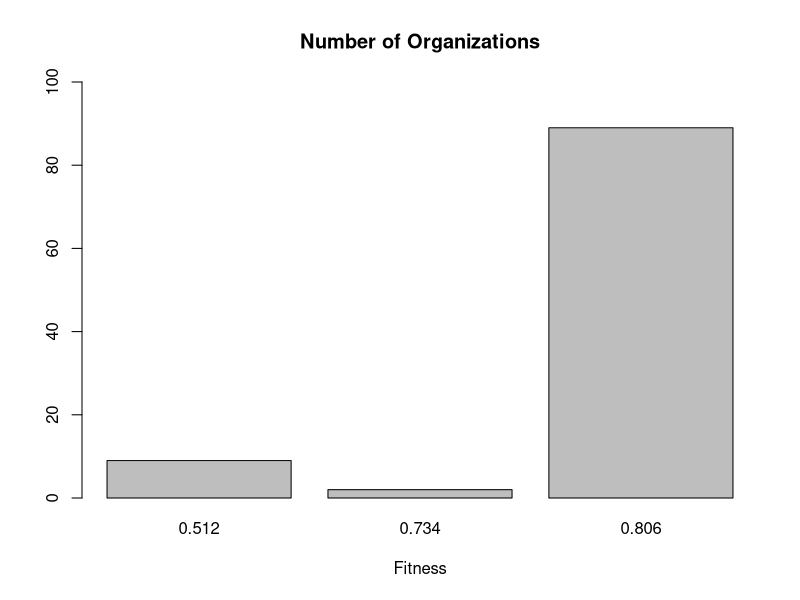

Here is the R script that generated this plot:
#James Paine
#NK Model
#Adaptation on Rugged Landscapes
#Levinthal 1997

#Load library for cominatorics
library(gtools)

#set.seed(123)

#Number of attributes
N = 10

Horizon = 10

#Number of entities to simulate
NumEntity = 100

#Note that each attribute can have a value of 0 or 1

#Degree of interaction between attributues and their neighbors
K_values=c(1)

replications = 1

start_time <- Sys.time()

#Initialize the vector of unique firms
Unique_Firms = matrix(100,nrow = (Horizon+1),ncol = replications)

Unique_Firms_avg = matrix(100,nrow = (Horizon+1),ncol = length(K_values))
colnames(Unique_Firms_avg) = K_values

repeat{

  for (q in 1:length(K_values)) {
  
    K = K_values[q] 
    
    #Number of possible fitness values that could occur for each element given the subsequent element values
    NumFitness = 2^(K+1)
    
    print(paste("K value =",K))
    print("Determining Permuation Values...")
    
    #Generate a permuation table with corresponding fitness values based on K
    FitTable = data.frame(permutations(n=2,r=(K+1),v=c(0,1), repeats.allowed=T))
    FitTable$MatchString = apply(FitTable,1,paste, collapse=" ")
    FitTable$Fitness = runif(NumFitness)
    
    
    FullTable = data.frame(permutations(n=2,r=N,v=c(0,1), repeats.allowed=T))
    FullTable$MatchString = apply(FullTable[,1:N],1,paste, collapse=" ")
    FullTable$Fitness = rep(0,nrow(FullTable))
    
    #Determine the fitness for every possible entity
    
    print("Populating Fitness Lookup Table...")
    
    for (n in 1:nrow(FullTable)) {
      
      EntityString = unname(unlist(FullTable[n,]))
      
      #Calculate the total fitness of the entity
      TotalFitness = 0
      
      #Loop through each attribute
      for (i in 1:N) {
        
        TestString = ""
        
        #Loop over the number of interaction points
        for (k in 0:K) {
          
          #Allow for looping when at the end of the string
          index = max(i+k - N, 0)
          
          if (index>0) {
            index = index
          } else {
            index = i+k
          }
          
          TestString = trimws(paste(TestString,EntityString[index],sep=" "))
        } 
        
        #Lookup the fitness value for this string
        CurrentFitness = FitTable[(FitTable$MatchString == TestString),]$Fitness
        TotalFitness = CurrentFitness+TotalFitness
        
      }
      
      #Write the total Fitness to the Entity Matrix
      FullTable[n,"Fitness"] = TotalFitness/N
      
    }  
    
    
    for (r in 1:replications) {
    
      
      print(paste("Replication =",(r)))
      
      #Initialize the matrix of entities with random attributes
      EntityMatrix = data.frame(matrix(sample(c(0,1), replace=TRUE, size = N*NumEntity),NumEntity))
      EntityMatrix$MatchString = apply(EntityMatrix[,1:N],1,paste, collapse=" ")
      
      #Match the fitness values to the entities from the full look-up table
      EntityMatrix$Fitness = FullTable[match(EntityMatrix$MatchString,FullTable$MatchString),"Fitness"]
    
      #Initial number Number of unique entries in the table:
      Unique_Firms[1,r] = dim(table(EntityMatrix$MatchString))
      #Unique_Firms[1,r] = dim(table(EntityMatrix$Fitness))
      
      for (t in 2:(Horizon+1)) {
    
        print(paste("time step =",(t-1)))
    
        #Local Scanning
        
        n=1
    
        for (n in 1:NumEntity) {
          
          #print(paste("Entity =",n))
          
          #Get the entity that is looking for local neighbors
          EntityString = unname(unlist(EntityMatrix[n,1:N]))
        
          #Determine how different all other entities are from current entity
          DiffMatrix = t(abs(apply(FullTable[,1:N],1,'-',EntityString)))
          DiffVector = apply(DiffMatrix,1,sum)
          
          #Create a data frame containing the degree of difference and the fitness of all entities
          DiffFitnessMatrix = data.frame(cbind(DiffVector,FullTable[,"Fitness"]))
          colnames(DiffFitnessMatrix) = c("DiffVector","Fitness")
          
          #Find the subset that are only one degree off
          SubsetDiffFitness = DiffFitnessMatrix[DiffFitnessMatrix$DiffVector==1,]
          
          #Find the index of first entity that has greater fitness
          FirstLargest = match(TRUE,(SubsetDiffFitness$Fitness > EntityMatrix[n,"Fitness"]))
          
          #If NA, keep the entity the same, else swap it out
          if (is.na(FirstLargest) == TRUE) {
            EntityMatrix[n,] = EntityMatrix[n,]
          } else {
            SwapRow = as.integer(rownames(SubsetDiffFitness[FirstLargest,]))
            #Make the swap
            EntityMatrix[n,] = FullTable[SwapRow,]
            
          }
          
    
          
        }
      
        #Number of unique entries in the table:
        Unique_Firms[t,r] = dim(table(EntityMatrix$MatchString))
        #Unique_Firms[t,r] = dim(table(EntityMatrix$Fitness))
        #write.table(apply(EntityMatrix[,1:10],1,paste, collapse=" "), "clipboard", sep="\t") #Export to Clipboard for copy/paste into external docs
        
      } #next t
      
    } #next r
    
    Unique_Firms_avg[,q] = apply(Unique_Firms, 1, mean)
    
    
    
  } #next k_value

  print(paste("Unique Fitnesses in Existance =",dim(table(EntityMatrix$Fitness))))
  
  if (dim(table(EntityMatrix$Fitness))>2) {
    
    break
    
  }
  
} #loop
  
end_time <- Sys.time()

print(end_time - start_time)

BarChartDataFrame = data.frame(table(EntityMatrix$Fitness))
BarChartData = BarChartDataFrame[,2]
names(BarChartData)=round(as.numeric(as.vector(BarChartDataFrame[,1])),3)

barplot(BarChartData, main="Number of Organizations", 
        xlab="Fitness", ylim = c(0,100))

